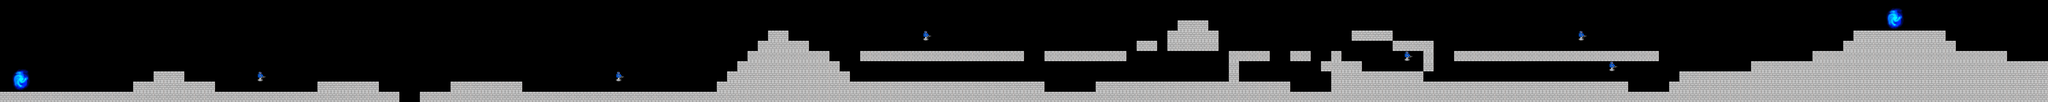

A level layout from a 2D game, rendered from its tile map. Below: a short description, then the map file with tile-grid data replaced by summaries:
An orthogonal 200x10 tile map with 50x50 px tiles, 1 tile layer (Tile Layer 1), 3 tilesets.

<map version="1.0" orientation="orthogonal" renderorder="right-down" width="200" height="10" tilewidth="50" tileheight="50">
 <tileset firstgid="1" name="baseTileSet" tilewidth="50" tileheight="50">
  <image source="../tilesets/baseTileSet.png" width="100" height="100" />
  <tile id="2">
   <properties>
    <property name="portal" value="false" />
    <property name="solid" value="true" />
   </properties>
  </tile>
 </tileset>
 <tileset firstgid="5" name="portal" tilewidth="102" tileheight="126">
  <image source="../tilesets/portal.gif" width="102" height="126" />
  <tile id="0">
   <properties>
    <property name="portal" value="true" />
    <property name="solid" value="false" />
   </properties>
  </tile>
 </tileset>
 <tileset firstgid="6" name="EnemyType1" tilewidth="50" tileheight="50">
  <image source="../tilesets/EnemyType1.png" width="50" height="50" />
  <tile id="0">
   <properties>
    <property name="Enemy" value="true" />
    <property name="EnemyType" value="1" />
    <property name="portal" value="false" />
    <property name="solid" value="false" />
   </properties>
  </tile>
 </tileset>
 <layer name="Tile Layer 1" width="200" height="10">
  <data>[2000 cells, 579 non-empty, 3 distinct tile ids]</data>
 </layer>
</map>
